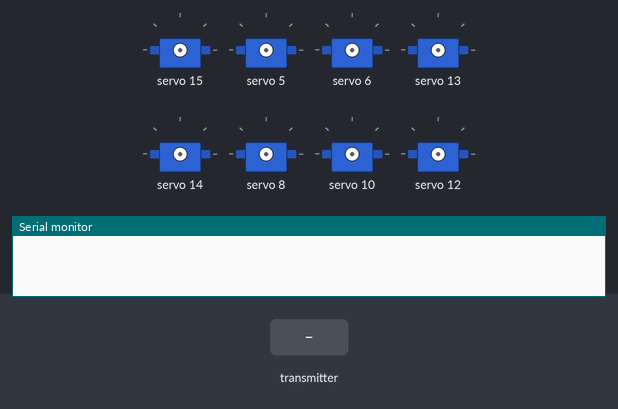
A sketch run on a simulated Arduino Uno, built with avr-gcc and run on an emulated ATmega328P. Parts: 8 × servo, the last lines printed to the serial monitor. The test bench sets the inputs (shaded band). No radio packets arrive unless stated.

Above: at 1.3 s.
1.4 s: the transmitter starts sending data.0 = 0
2.9 s: the transmitter starts sending data.1 = 256
4.4 s: the transmitter starts sending data.2 = 256
At 5.1 s:
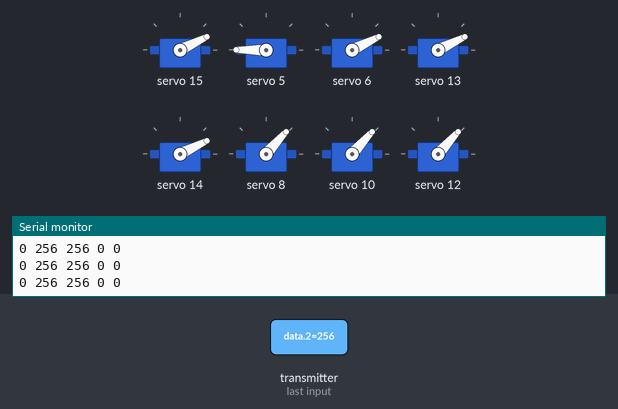
5.9 s: the transmitter starts sending data.3 = 256
At 6.5 s:
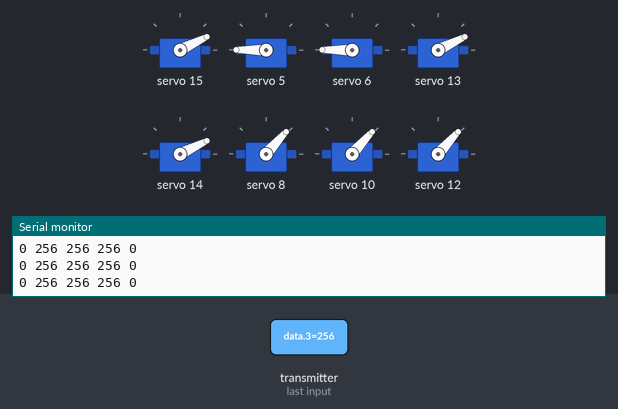
7.4 s: the transmitter starts sending data.4 = 256
At 8.0 s:
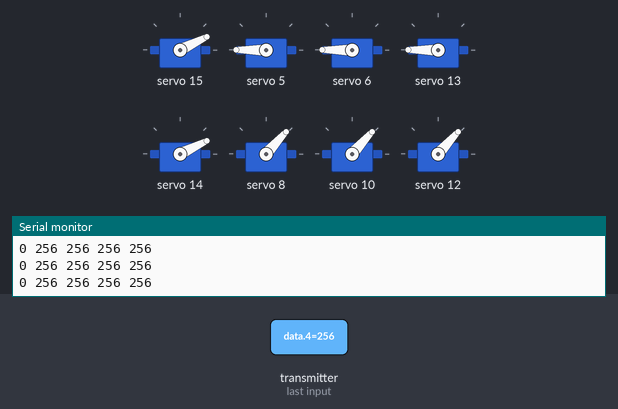
8.9 s: the transmitter starts sending data.2 = 0
At 9.6 s:
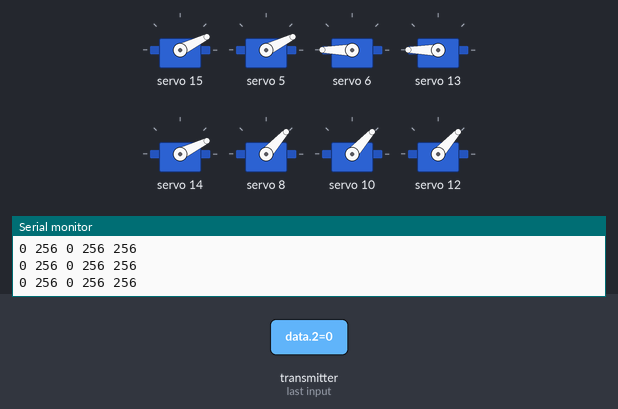
Timing chart, 0 to 11.4 s (numbered marks = the images above; inputs shaded):
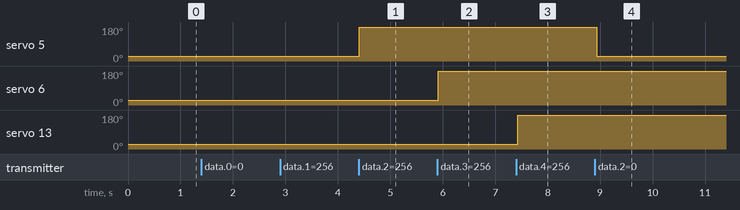

Measured:
- after the input at 4.4 s, servo 5: 26° → 180° at once
- after the input at 5.9 s, servo 6: 26° → 180° at once
- after the input at 7.4 s, servo 13: 26° → 180° at once
- after the input at 8.9 s, servo 5: 180° → 26° at once

The sketch:

Receiver_V2.ino
```cpp
#include <SPI.h>
#include <RF24.h>
#include <Wire.h>
#include <Adafruit_PWMServoDriver.h>

#define SERVO_MIN 200
#define SERVO_MAX 500

Adafruit_PWMServoDriver pwm = Adafruit_PWMServoDriver(0x40);
RF24 radio(7, 8); // CE, CSN pins

const byte address[6] = "10101";

void setup()
{
    Serial.begin(9600);

    pwm.begin();
    pwm.setPWMFreq(60);

    radio.begin();
    radio.setPALevel(RF24_PA_MAX);
    radio.openReadingPipe(0, address);
    radio.startListening();
    delay(100);
}

void loop()
{

    while (radio.available() == 0)
    {
    }
    int x, y, data[7];
    digitalWrite(LED_BUILTIN, HIGH);
    radio.read(data, sizeof(data));
    x = data[0];
    y = data[1];

    Serial.print(x);

    pwm.setPWM(0, 0, x);
    pwm.setPWM(2, 0, x);
    pwm.setPWM(4, 0, x);

    pwm.setPWM(8, 0, y);
    pwm.setPWM(10, 0, y);
    pwm.setPWM(12, 0, y);

    moveToAngle(data[2], data[3], data[4], data[5],data[6]);

    digitalWrite(LED_BUILTIN, LOW);
    Serial.print(" ");
    Serial.print(y);
    Serial.print(" ");
    Serial.print(data[2]);
    Serial.print(" ");
    Serial.print(data[3]);
    Serial.print(" ");
    Serial.print(data[4]);
    Serial.print("\n");

    delay(50);
}

void moveToAngle(double t1, double t2, double t3,double t4,double t5)
{
    t1 = map(t1, 0, 180, SERVO_MIN, SERVO_MAX);
    t2 = map(t2, 0, 180, SERVO_MIN, SERVO_MAX);
    t3 = map(t3, 0, 180, SERVO_MIN, SERVO_MAX);
    t4 = map(t4, 0, 180, SERVO_MIN, SERVO_MAX);
    t5 = map(t5, 0, 180, SERVO_MIN, SERVO_MAX);
    pwm.setPWM(15, 0, t5);
    pwm.setPWM(5, 0, t1);
    pwm.setPWM(6, 0, t2);
    pwm.setPWM(13, 0, t3);
    pwm.setPWM(14, 0, t4);
}


double mod(double x)

{
    if (x < 0)
        return 180 + x;
    else
        return x;
}

void moveToPos(int x, int y, int z)
{
    double b = atan(1.0 * y / x) * (180 / 3.1415); // base angle

    b = mod(b);

    double l = sqrt(1.0 * x * x + y * y); // x and y extension

    double h = sqrt(1.0 * l * l + z * z);

    double phi = atan(1.0 * z / l) * (180 / 3.1415);

    phi = mod(phi);

    double theta = acos((1.0 * h / 2) / 120) * (180 / 3.1415);

    theta = mod(theta);

    double a1 = (phi + theta);     // angle for the first part of the arm

    double a2 = (180 - 2 * theta); // angle for the second part of the arm

    Serial.print(" ");
    Serial.print(b);
    Serial.print(" ");
    Serial.print(a1);
    Serial.print(" ");
    Serial.print(a2);
    moveToAngle(b, a1, a2,90,90);
}
```
